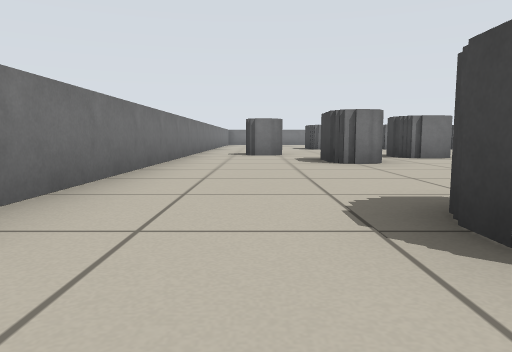
View 1 (above)

24 first-person views from a walk through a Stage world. The camera is 0.39 m above the floor, tilts 6° down and sees 70° across. Floor lines are 1 m apart. The floor is counted in squares, 1 m on a side. Each view is taken from the middle of a square. On the plan, view 1 faces up. The plan holds only what a view shows up to about 9 squares ahead; the rest is blank. The robots in the file are not drawn.

View 2
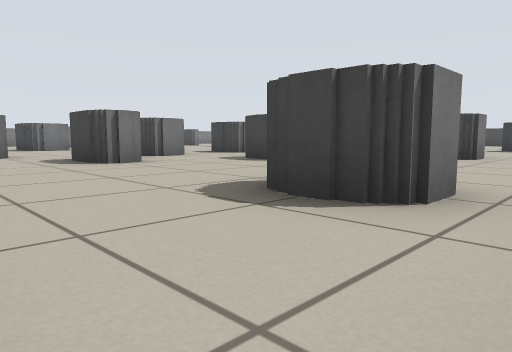

View 3
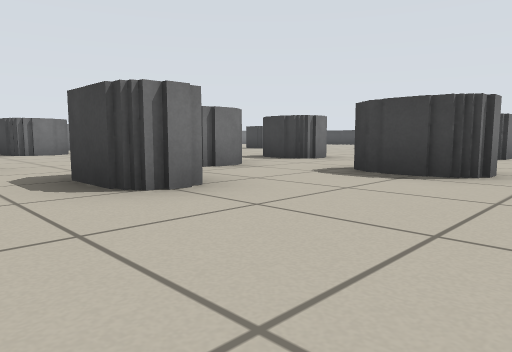

View 4
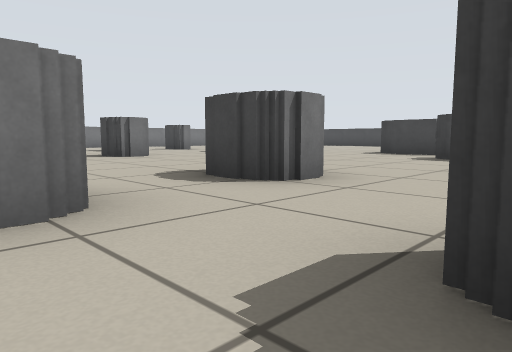

View 5
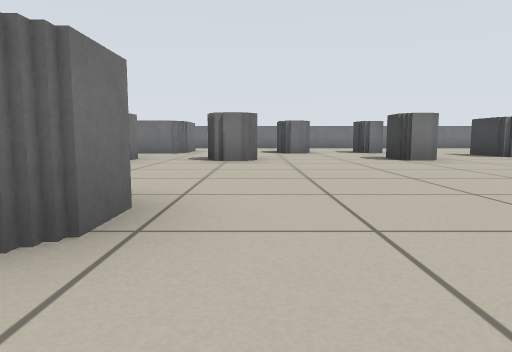

View 6
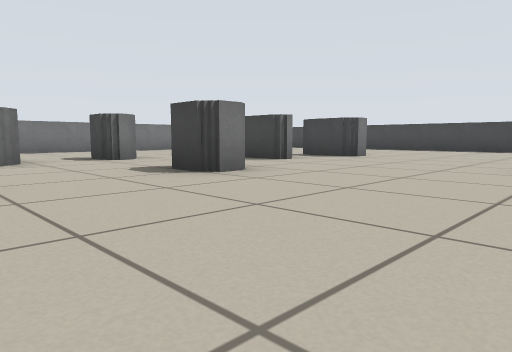

View 7
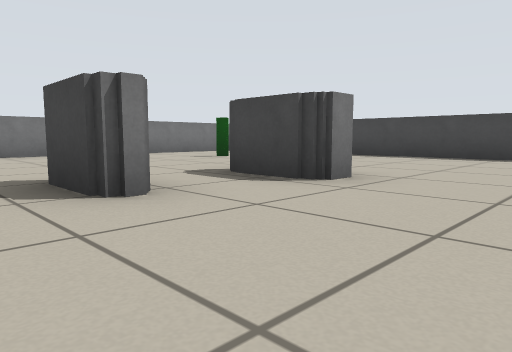

View 8
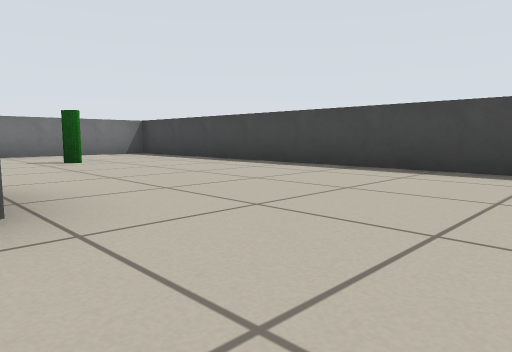

View 9
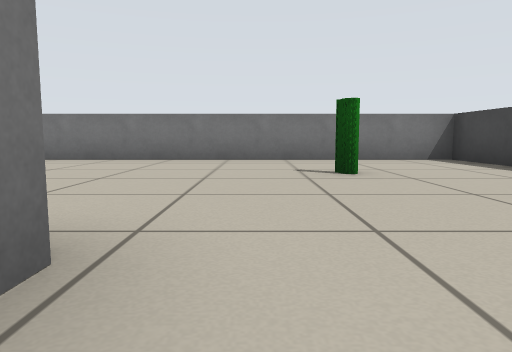

View 10
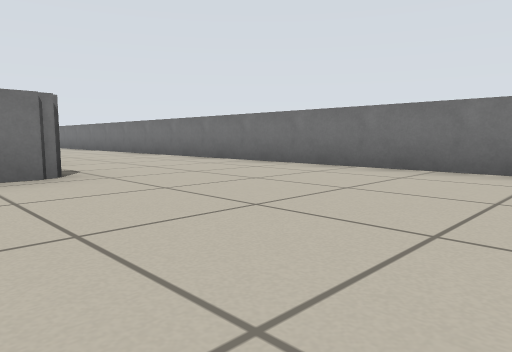

View 11
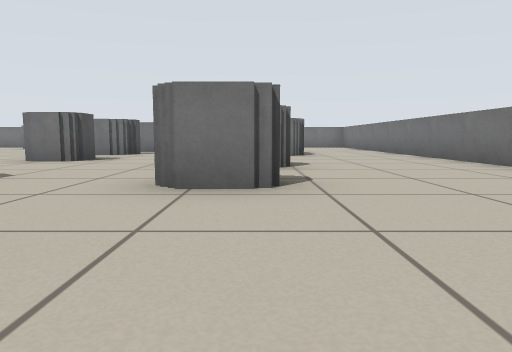

View 12
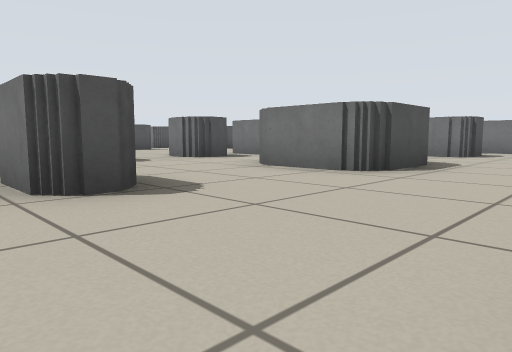

View 13
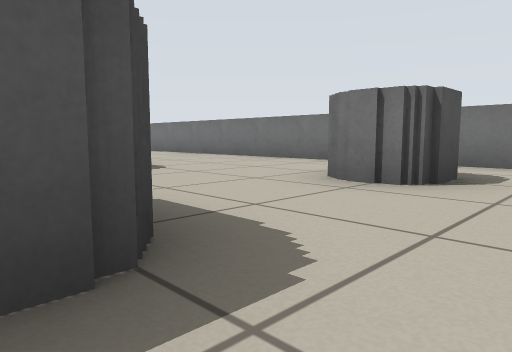

View 14
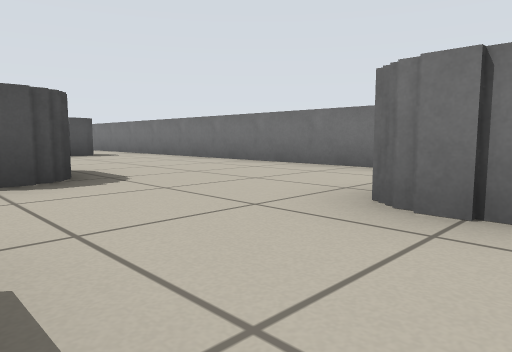

View 15
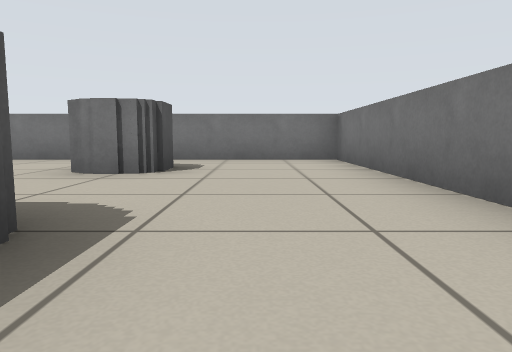

View 16
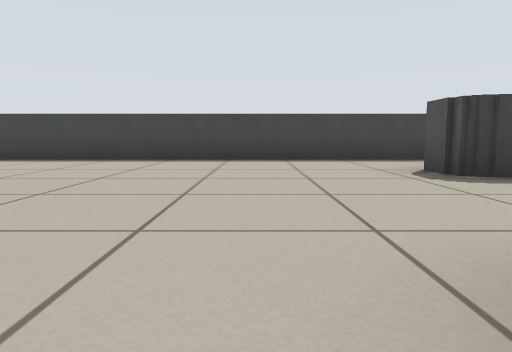

View 17
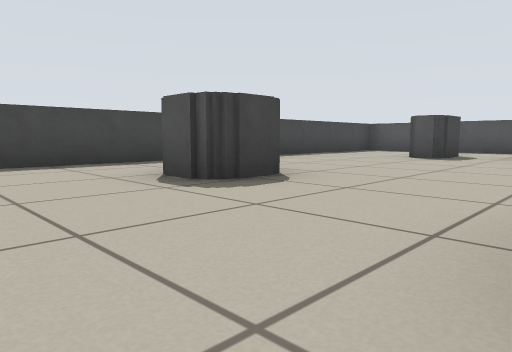

View 18
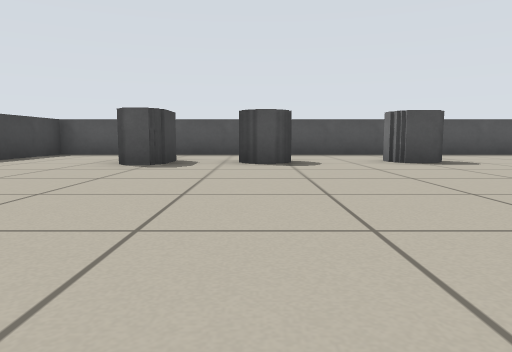

View 19
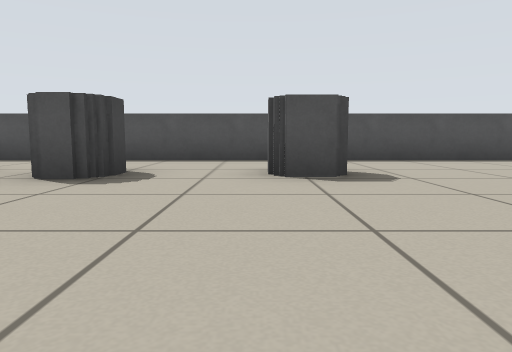

View 20
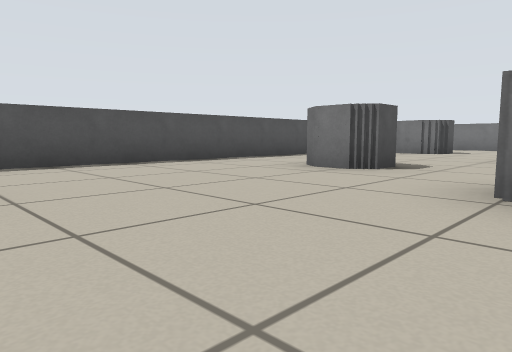

View 21
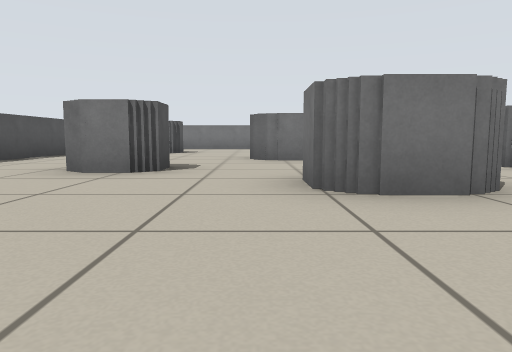

View 22
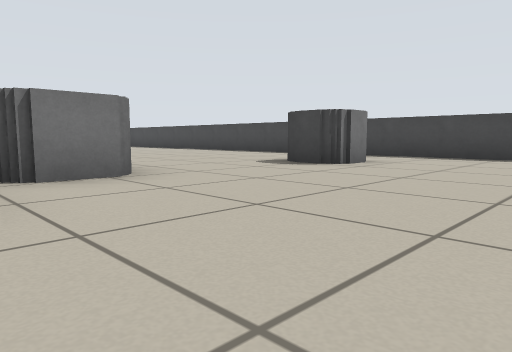

View 23
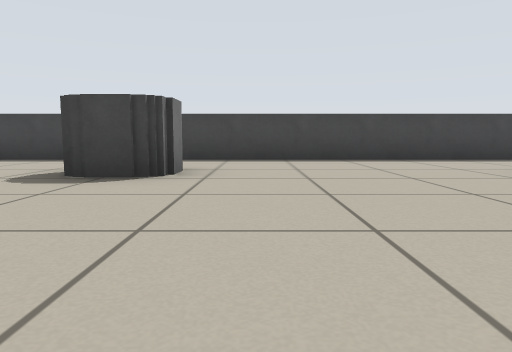

View 24
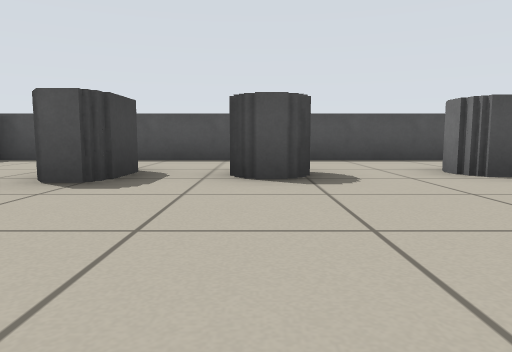

### Floor plan
Key: @ floor where view 1 was taken; # wall or solid block; x gap in a wall; . floor.
Columns run from 2 left of view 1 to 19 right of it. Each row starts with its distance up from view 1.
 20 ######################
 19 #....................#
 18 #....................#
 17 #.##..##..........#..#
 16 #  #..##..#.#........#
 15 #.....##..#..........#
 14 #.............#.#....#
 13 #...###xx#..#...#....#
 12 #...###..............#
 11 #....................#
 10 #.... ...............#
  9 #.... ........# .....#
  8 #.#..#..#.....##..#..#
  7 #...##......# ....#..#
  6 #...#................#
  5 #.....#...#..........#
  4 #.....#..............#
  3 #....................#
  2 #..##...#.......#.#..#
  1  ..##................#
  0  .@..................#
 -1      #################

Positions as (right, up) in squares from view 1, and headings:
1: (0, 0), facing up
2: (-1, 0), facing up-right
3: (0, 3), facing up-right
4: (3, 5), facing up-right
5: (7, 6), facing up
6: (7, 9), facing up-right
7: (11, 11), facing up-right
8: (14, 11), facing up-right
9: (15, 13), facing up
10: (14, 15), facing up-left
11: (13, 16), facing left
12: (9, 19), facing down-left
13: (4, 18), facing down-left
14: (3, 17), facing down-left
15: (5, 18), facing left
16: (12, 10), facing right
17: (13, 10), facing down-right
18: (14, 8), facing down
19: (12, 6), facing down
20: (11, 5), facing down-left
21: (11, 4), facing left
22: (11, 4), facing up-right
23: (12, 6), facing right
24: (14, 6), facing down
